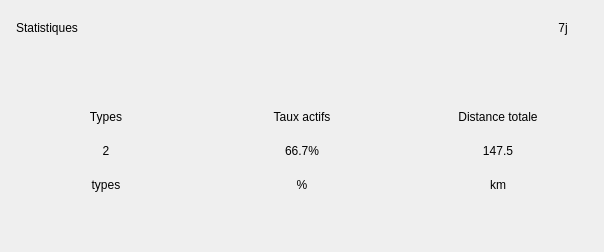
         <widget class="QFrame" name="statsCard">
          <property name="frameShape">
           <enum>QFrame::Shape::NoFrame</enum>
          </property>
          <layout class="QVBoxLayout" name="statsCardLayout">
           <property name="spacing">
            <number>14</number>
           </property>
           <property name="leftMargin">
            <number>16</number>
           </property>
           <property name="topMargin">
            <number>14</number>
           </property>
           <property name="rightMargin">
            <number>16</number>
           </property>
           <property name="bottomMargin">
            <number>16</number>
           </property>
           <item>
            <layout class="QHBoxLayout" name="statsHeaderRow">
             <item>
              <widget class="QLabel" name="lblStatsTitle">
               <property name="text">
                <string>Statistiques</string>
               </property>
              </widget>
             </item>
             <item>
              <spacer name="statsTitleSpacer">
               <property name="orientation">
                <enum>Qt::Orientation::Horizontal</enum>
               </property>
               <property name="sizeHint" stdset="0">
                <size>
                 <width>40</width>
                 <height>20</height>
                </size>
               </property>
              </spacer>
             </item>
             <item>
              <widget class="QLabel" name="lblPeriod">
               <property name="minimumSize">
                <size>
                 <width>50</width>
                 <height>28</height>
                </size>
               </property>
               <property name="text">
                <string>7j</string>
               </property>
               <property name="alignment">
                <set>Qt::AlignmentFlag::AlignCenter</set>
               </property>
              </widget>
             </item>
            </layout>
           </item>
           <item>
            <layout class="QHBoxLayout" name="statsCirclesRow1">
             <property name="spacing">
              <number>16</number>
             </property>
             <item>
              <widget class="QFrame" name="statCircle1">
               <property name="minimumSize">
                <size>
                 <width>180</width>
                 <height>180</height>
                </size>
               </property>
               <property name="maximumSize">
                <size>
                 <width>220</width>
                 <height>220</height>
                </size>
               </property>
               <property name="frameShape">
                <enum>QFrame::Shape::NoFrame</enum>
               </property>
               <layout class="QVBoxLayout" name="circle1Layout">
                <property name="spacing">
                 <number>2</number>
                </property>
                <property name="leftMargin">
                 <number>30</number>
                </property>
                <property name="topMargin">
                 <number>45</number>
                </property>
                <property name="rightMargin">
                 <number>30</number>
                </property>
                <property name="bottomMargin">
                 <number>35</number>
                </property>
                <item>
                 <widget class="QLabel" name="statCircleTitle1">
                  <property name="text">
                   <string>Types</string>
                  </property>
                  <property name="alignment">
                   <set>Qt::AlignmentFlag::AlignCenter</set>
                  </property>
                 </widget>
                </item>
                <item>
                 <widget class="QLabel" name="statCircleValue1">
                  <property name="text">
                   <string>2</string>
                  </property>
                  <property name="alignment">
                   <set>Qt::AlignmentFlag::AlignCenter</set>
                  </property>
                 </widget>
                </item>
                <item>
                 <widget class="QLabel" name="statCircleSub1">
                  <property name="text">
                   <string>types</string>
                  </property>
                  <property name="alignment">
                   <set>Qt::AlignmentFlag::AlignCenter</set>
                  </property>
                 </widget>
                </item>
               </layout>
              </widget>
             </item>
             <item>
              <widget class="QFrame" name="statCircle2">
               <property name="minimumSize">
                <size>
                 <width>180</width>
                 <height>180</height>
                </size>
               </property>
               <property name="maximumSize">
                <size>
                 <width>220</width>
                 <height>220</height>
                </size>
               </property>
               <property name="frameShape">
                <enum>QFrame::Shape::NoFrame</enum>
               </property>
               <layout class="QVBoxLayout" name="circle2Layout">
                <property name="spacing">
                 <number>2</number>
                </property>
                <property name="leftMargin">
                 <number>30</number>
                </property>
                <property name="topMargin">
                 <number>45</number>
                </property>
                <property name="rightMargin">
                 <number>30</number>
                </property>
                <property name="bottomMargin">
                 <number>35</number>
                </property>
                <item>
                 <widget class="QLabel" name="statCircleTitle2">
                  <property name="text">
                   <string>Taux actifs</string>
                  </property>
                  <property name="alignment">
                   <set>Qt::AlignmentFlag::AlignCenter</set>
                  </property>
                 </widget>
                </item>
                <item>
                 <widget class="QLabel" name="statCircleValue2">
                  <property name="text">
                   <string>66.7%</string>
                  </property>
                  <property name="alignment">
                   <set>Qt::AlignmentFlag::AlignCenter</set>
                  </property>
                 </widget>
                </item>
                <item>
                 <widget class="QLabel" name="statCircleSub2">
                  <property name="text">
                   <string>%</string>
                  </property>
                  <property name="alignment">
                   <set>Qt::AlignmentFlag::AlignCenter</set>
                  </property>
                 </widget>
                </item>
               </layout>
              </widget>
             </item>
             <item>
              <widget class="QFrame" name="statCircle3">
               <property name="minimumSize">
                <size>
                 <width>180</width>
                 <height>180</height>
                </size>
               </property>
               <property name="maximumSize">
                <size>
                 <width>220</width>
                 <height>220</height>
                </size>
               </property>
               <property name="frameShape">
                <enum>QFrame::Shape::NoFrame</enum>
               </property>
               <layout class="QVBoxLayout" name="circle3Layout">
                <property name="spacing">
                 <number>2</number>
                </property>
                <property name="leftMargin">
                 <number>30</number>
                </property>
                <property name="topMargin">
                 <number>45</number>
                </property>
                <property name="rightMargin">
                 <number>30</number>
                </property>
                <property name="bottomMargin">
                 <number>35</number>
                </property>
                <item>
                 <widget class="QLabel" name="statCircleTitle3">
                  <property name="text">
                   <string>Distance totale</string>
                  </property>
                  <property name="alignment">
                   <set>Qt::AlignmentFlag::AlignCenter</set>
                  </property>
                 </widget>
                </item>
                <item>
                 <widget class="QLabel" name="statCircleValue3">
                  <property name="text">
                   <string>147.5</string>
                  </property>
                  <property name="alignment">
                   <set>Qt::AlignmentFlag::AlignCenter</set>
                  </property>
                 </widget>
                </item>
                <item>
                 <widget class="QLabel" name="statCircleSub3">
                  <property name="text">
                   <string>km</string>
                  </property>
                  <property name="alignment">
                   <set>Qt::AlignmentFlag::AlignCenter</set>
                  </property>
                 </widget>
                </item>
               </layout>
              </widget>
             </item>
            </layout>
           </item>
          </layout>
         </widget>
